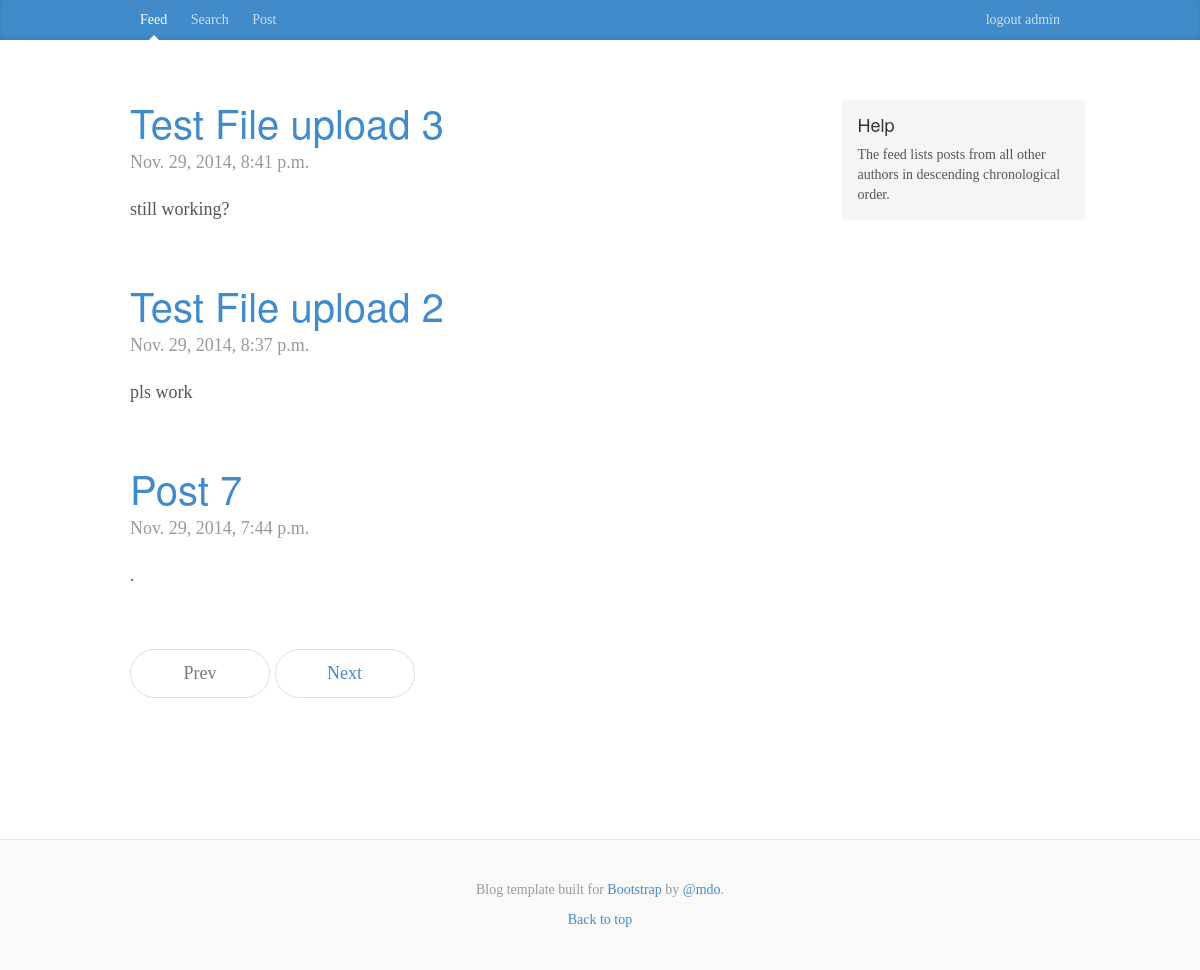
The app's page / (signed in), older data.
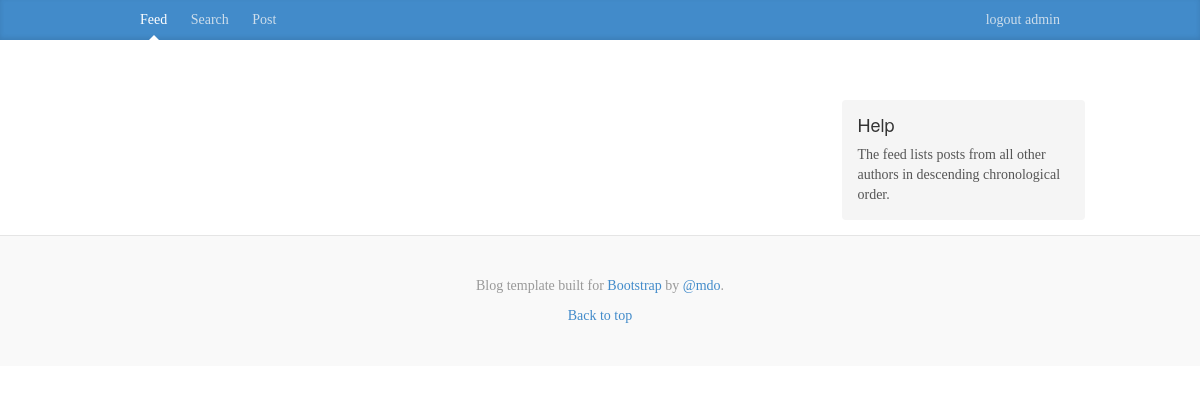
The same page, newer data.
### blog/models.py (models this page shows, shortened)
class User(AbstractBaseUser):
    firstName = models.CharField(max_length=40)
    lastName = models.CharField(max_length=40)
    username = models.CharField(max_length=40, unique=True)
    admin = models.BooleanField(default=False)
    USERNAME_FIELD = 'username'
    REQUIRED_FIELDS = ['firstName', 'lastName']
    objects = BlogUserManager()
    @property
    def is_active(self):
        return True

class Entry(models.Model):
    title = models.CharField(max_length=200)
    slug = models.SlugField(max_length=200, unique=True)
    body = models.CharField(max_length=1000, default = " ")
    publish = models.BooleanField(default=True)
    created = models.DateTimeField(auto_now_add=True)
    modified = models.DateTimeField(auto_now=True)
    myFile = models.FileField(upload_to='files', default=False)
    body = models.TextField()
    objects = EntryQuerySet.as_manager()
    class Meta:
        verbose_name = "Blog Entry"
        verbose_name_plural = "Blog Entries"
        ordering = ["-created"]

### blog/views.py (the view)
# urls.py: url(r'^$', views.BlogIndex.as_view(), name="index"),
class BlogIndex(generic.ListView):
    queryset = models.Entry.objects.published()
    template_name = "home.html"
    paginate_by = 3

### templates/home.html
{% extends "base.html" %}
{% load django_markdown %}
{% block nav-feed %} <a class="blog-nav-item active" href="{% url "index" %}">Feed</a> {% endblock %}
{% block help_text %}
The feed lists posts from all other authors in descending chronological order.
{% endblock %}
{% block content %}
{% for object in object_list %}
  <div class="post">
    <h2><a href="{% url "entry_detail" slug=object.slug %}">{{ object.title }}</a></h2>
    <p class="meta">
      {{ object.created }}
    </p>
    {{ object.body|markdown }}
  </div>
{% endfor %}
{% endblock %}

### templates/base.html (shortened to what this page needs)
{% extends "superbase.html" %}
	{% block base %}
    <div class="blog-masthead">
      <div class="container">
        <nav class="blog-nav">
		  {% block nav-feed %} <a class="blog-nav-item inactive" href="{% url "index" %}">Feed</a> {% endblock %}
		  {% block nav-search %} <a class="blog-nav-item inactive" href="{% url "search" %}">Search</a> {% endblock %}
		  {% block nav-post %} <a class="blog-nav-item inactive" href="{% url "entry_new" %}">Post</a> {% endblock %}
		  <a style="float: right;" class="blog-nav-item inactive" href="{% url "user_logout" %}"> logout {{ user.username }}</a>
        </nav>
      </div>
    </div>
    <div class="container">
	  <br><br><br>
      <div class="row">
        <div class="col-sm-8 blog-main">
          {% block content %} {% endblock %}
          {% if is_paginated %}
            <ul class="pager">
              <li {% if not page_obj.has_previous %}class="disabled"{% endif %}><a {% if page_obj.has_previous %}href="?page={{ page_obj.previous_page_number }}"{% endif %}>Prev</a></li>
              <li {% if not page_obj.has_next %}class="disabled"{% endif %}><a {% if page_obj.has_next %}href="?page={{ page_obj.next_page_number }}"{% endif %}>Next</a></li>
            </ul>
		  {% endif %}
		  <br><br><br>
        </div>
        <div class="col-sm-3 col-sm-offset-1 blog-sidebar">
          <div class="sidebar-module sidebar-module-inset">
            <h4>Help</h4>
			<p> {% block help_text %} {% endblock %} </p>
          </div>
        </div>
      </div>
    </div>
	{% endblock %}

### templates/superbase.html (shortened to what this page needs)
{% load staticfiles %}
<!DOCTYPE html>
<html lang="en">
 <head>
    <link href="{% static "css/bootstrap.min.css" %}" rel="stylesheet">
    <link href="{% static "css/blog.css" %}" rel="stylesheet">
</head>
<body>
	{% if user.is_authenticated %}
		{% block base %} {% endblock %}
	{% else %}
		{% block landing %} {% endblock %}
		<br><br><br><br><br><br><br><br>
	{% endif %}
	<div class="blog-footer">
    <p>Blog template built for <a href="http://getbootstrap.com">Bootstrap</a> by <a href="https://twitter.com/mdo">@mdo</a>.</p>
    <a href="#">Back to top</a></p>
    </div>
</body>
</html>

### static/css/blog.css (style rules this page uses)
body { font-family: Georgia, "Times New Roman", Times, serif; color: #555; }
h1, .h1, h2, .h2, h3, .h3, h4, .h4, h5, .h5, h6, .h6 { margin-top: 0; font-family: "Helvetica Neue", Helvetica, Arial, sans-serif; font-weight: normal; color: #333; }
@media (min-width: 1200px) { .container { width: 970px; } }
.blog-masthead { background-color: #428bca; -webkit-box-shadow: inset 0 -2px 5px rgba(0,0,0,.1); box-shadow: inset 0 -2px 5px rgba(0,0,0,.1); }
.blog-nav-item { position: relative; display: inline-block; padding: 10px; font-weight: 500; color: #cdddeb; }
.blog-nav .active { color: #fff; }
.blog-nav .active:after { position: absolute; bottom: 0; left: 50%; width: 0; height: 0; margin-left: -5px; vertical-align: middle; content: " "; border-right: 5px solid transparent; border-bottom: 5px solid; border-left: 5px solid transparent; }
.blog-main { font-size: 18px; line-height: 1.5; }
.sidebar-module { padding: 15px; margin: 0 -15px 15px; }
.sidebar-module-inset { padding: 15px; background-color: #f5f5f5; border-radius: 4px; }
.sidebar-module-inset p:last-child, .sidebar-module-inset ul:last-child, .sidebar-module-inset ol:last-child { margin-bottom: 0; }
.blog-footer { padding: 40px 0; color: #999; text-align: center; background-color: #f9f9f9; border-top: 1px solid #e5e5e5; }

Row changes from the older to the newer data that the page shows:
removed Entry: title "Test File upload 3", created "Nov. 29, 2014, 8:41 p.m.", body "still working?"
removed Entry: title "Test File upload 2", created "Nov. 29, 2014, 8:37 p.m.", body "pls work"
removed Entry: title "Post 7", created "Nov. 29, 2014, 7:44 p.m.", body "."
Text that changed along with them:
text no longer shown: "Prev Next"
